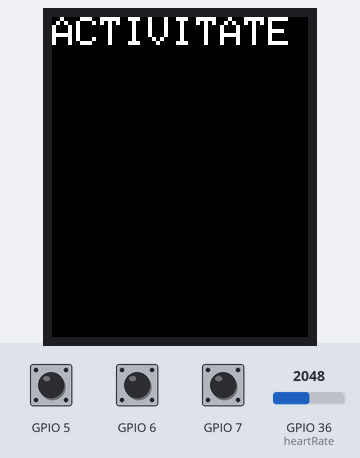
Bench run of a sketch on a simulated ESP32. Shown: 128×160 colour display. The test bench sets the inputs (shaded band); at power-on: GPIO 36 (heartRate) = 2048, GPIO 7 HIGH, GPIO 5 HIGH, GPIO 6 HIGH. The modem accepts every AT command (registered, SIM ready, sends succeed) and sends nothing else; what the sketch prints to the serial monitor is not drawn.

Above: at 12.3 s.
12.4 s: GPIO 36 (heartRate) set to 956
At 14.6 s:
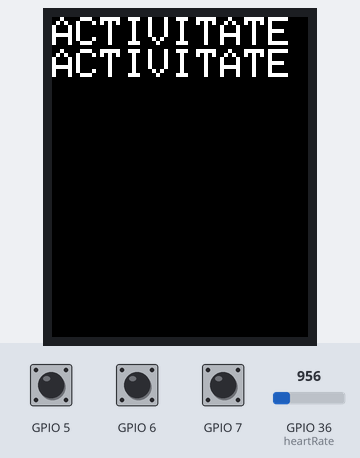
20.6 s: GPIO 36 (heartRate) set to 853
22.1 s: GPIO 7 pulled LOW for 1 s
At 22.86 s:
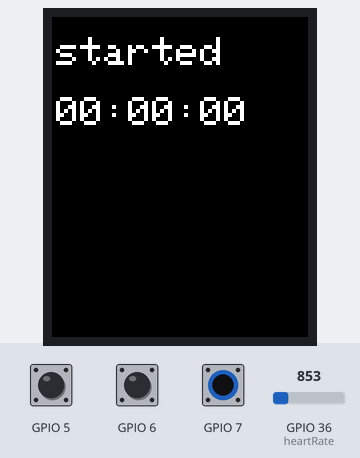
23.7 s: GPIO 36 (heartRate) set to 491
At 24.6 s:
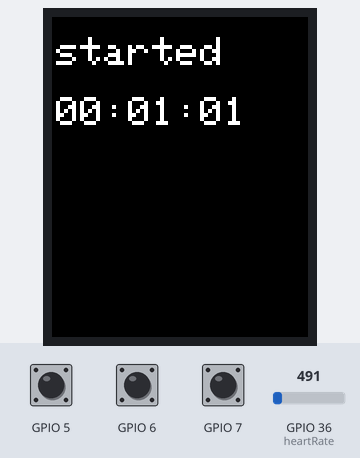
31.9 s: GPIO 36 (heartRate) set to 1228
40.1 s: GPIO 5 pulled LOW for 1 s
At 42.0 s:
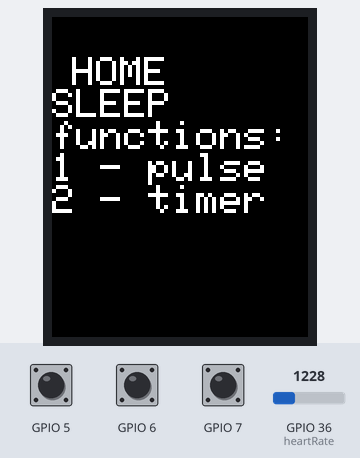
Timing chart, 0 to 43.5 s (numbered marks = the images above; inputs shaded):
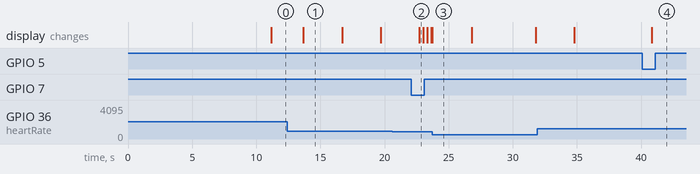

Measured:
- after the input at 20.6 s, every drawn part: stays the same
- after the input at 22.1 s, the display: changes after 0.61 s (image 2)
- after the input at 40.1 s, the display: changes after 0.74 s (image 4)
- what the display in image 1 shows lasts 3.0 s, from 13.7 s to 16.7 s
- what the display in image 3 shows lasts 3.1 s, from 23.7 s to 26.8 s

The sketch:

proiect.ino
```cpp
// ---------------------------------------------------------------------------------------------------

#include <Adafruit_GFX.h>
#include <Adafruit_ST7735.h>
#include <Adafruit_ST7789.h>
#include <SPI.h>
#include <Wire.h>
#include <MechaQMC5883.h>
#include<SoftwareSerial.h>

// ---------------------------------------------------------------------------------------------------

#define DEBUG true

#if defined(ARDUINO_FEATHER_ESP32)
  #define TFT_CS         14
  #define TFT_RST        15
  #define TFT_DC         32

#elif defined(ESP8266)
  #define TFT_CS         4
  #define TFT_RST        16
  #define TFT_DC         5

#else
  #define TFT_CS        10
  #define TFT_RST        9 // Or set to -1 and connect to Arduino RESET pin
  #define TFT_DC         8
#endif

// ---------------------------------------------------------------------------------------------------

Adafruit_ST7735 tft = Adafruit_ST7735(TFT_CS, TFT_DC, TFT_RST);
MechaQMC5883 gyro;
SoftwareSerial mySerial(3,2);

const int heartRate = A0;
int val, bpm;
int pressed = 0;

int apasat = 0;

int sec1 = 0;
int min1 = 0;
unsigned long msec = 0;
unsigned long mili = 0;
unsigned long tim = 0;
int pres = 0; // verifica buton apasat pentru cronometru
int fase = 0; // lucreaza cu 3 faze
int start = 0; // incepe cronometrul

unsigned long timp_start = 0;
unsigned long timp_end = 0;
unsigned long timp = 0;
int mil = 0;
int s = 0;
int minut = 0;
int faza = 0;

int nrB = 3; // nr butoane
int but[3];
boolean varB[3];

int count = 0;
boolean gata = 0;

String APIKEY = "VMQBTPMTVMGQNSVB";
String HOST = "184.106.153.149"; //https://api.thingspeak.com
String PORT = "80";
String field = "field1";
String field2 = "field2";

// ---------------------------------------------------------------------------------------------------

void setup() {
  Serial.begin(9600);

  // setup butoane
  but[0] = 7; but[1] = 6; but[2] = 5;
  varB[0] = false; varB[1] = false; varB[2] = false;

  pinMode(but[0], INPUT_PULLUP); // BUTON CRONOMETRU -> pin 7
  pinMode(but[1], INPUT_PULLUP); // BUTON PULS -> pin 6
  pinMode(but[2], INPUT_PULLUP); // BUTON ACTIVITATE -> pin 5

  pinMode(heartRate, INPUT);

  // setup lcd
  Serial.print(F("Hello! ST77xx TFT Test"));
  tft.initR(INITR_BLACKTAB);
  Serial.println(F("Initialized"));

  // setup giroscop
  Wire.begin();
  gyro.init();

  // setup comunicatie wifi
   mySerial.begin(9600);
   sendMyData("AT\r\n",2000,DEBUG);
   sendMyData("AT+CWMODE=1\r\n",2000,DEBUG);
   sendMyData("AT+CWJAP=\"NmeWIFI\",\"Parola\"\r\n",3000,DEBUG); // datele pentru NumeWIFI si Parola sunt cele personale
   sendMyData("AT+CIFSR\r\n",2000,DEBUG);
   sendMyData("AT+CIPMUX=0\r\n",2000,DEBUG);

}

// ---------------------------------------------------------------------------------------------------

void loop() {

  //tftClear();

  // CRONOMETRU
  if (digitalRead(but[0]) == LOW) {
    if(pres == 0){
      fase = fase + 1; // se trece la faza urmatoare
      pres = 1; // marcheaza ca apasat

      if(fase > 2){ // se reseteaza fazele
        fase = 0;
        pres = 0;
      }
    }
   } else{
    pres = 0;
   }

   if(fase == 0){
        //tft.setCursor(2, 10);
        //tftPrintText("start");
        sec1 = 0;
        min1 = 0;
        tim = 0;
        mili = 0;
        msec = 0;
        start = 0;
    }

    if(fase == 1){
       tftClear();
       tft.setCursor(2, 10);
       tftPrintText("started");
       tft.setCursor(2, 40);

       if(start == 0){
            start = 1; // incepe
            tim = millis();
       }
       msec = millis() - tim;
       min1 = msec / 60000;

       if(msec/1000 > 59){
            sec1 = (msec/1000) - (min1*60);
       }else{
            sec1 = msec / 1000;
       }

       mili = (msec%1000) / 10;

       if(min1 <= 9){
            tftPrintText("0"); // afisare si cifra zecilor care e 0 : 0x minute
            tftPrintVal(min1);
       }else{
          tftPrintVal(min1);
       }

       tftPrintText(":");

       if(sec1 <= 9){
            tftPrintText("0");
            tftPrintVal(sec1);
       }else {
            tftPrintVal(sec1);
        }

       tftPrintText(":");

        if(mili <= 9){
            tftPrintText("0");
            tftPrintVal(mili);
        }else {
            tftPrintVal(mili);
        }
    }

    if(fase == 2){
        tft.println();
        tftPrintText("time:");
        tft.setCursor(2, 80);

        if(min1 <= 9){
            tftPrintText("0");
            tftPrintVal(min1);
        }else {
            tftPrintVal(min1);
        }

        tftPrintText(":");

        if(sec1 <= 9){
            tftPrintText("0");
            tftPrintVal(sec1);
        }else {
            tftPrintVal(sec1);
        }

        tftPrintText(":");

        if(mili <= 9){
            tftPrintText("0");
            tftPrintVal(mili);
        }else {
            tftPrintVal(mili);
        }
        delay(3000);
        tftClear();
    }

// ---------------------------------------------------------------------------------------------------

  // PULS
  if (digitalRead(but[1]) == LOW) {
    pressed = 1;
    count++; // apas pentru pornire -> count = 1; apas pentru oprire -> count = 2
  }
  if(pressed == 1){
    pressed = 1;
    val = analogRead(heartRate)/10;
    tftPrintPulse(val);
    tft.println();
    tftPrintText("count:");
    tftPrintVal(count);
    delay(1000);

  }

  if(count == 2){ // oprire din a se afisa pulsul
    count = 0;
    pressed = 0;
  }

// ---------------------------------------------------------------------------------------------------

  // HOMESCREEN
  if (digitalRead(but[2]) == LOW) {
    homeScreen();
  }

// ---------------------------------------------------------------------------------------------------

  // TRACKER ACTIVITATE BAZATA PE PULS
  //tftClear();

  timp_end = 0;
  val = analogRead(heartRate)/10;

  if(val >= 90 && timp_start == 0 && faza == 0){ // se intra prima data: am puls mare si nu am inceput contorizarea
    tftPrintText("ACTIVITATE");
    timp_start = millis(); // incep contorizare timp
    Serial.println("activitate detectata");
    Serial.print("timp: ");
    Serial.print(timp_start);
    Serial.println();

    sendPuls(val);

    faza = 1;
    minut = 0;
    s = 0;
    mil = 0;
  }

  if(val >= 90 && faza == 1){ // am puls mare si deja am inceput contorizarea, raman aici pana cand se reduce pulsul
    tftPrintText("ACTIVITATE");
    faza = 1;
    sendPuls(val);
    delay(500);
  } else if(val <= 80 && faza == 1){ // eram in faza 1(activitate) si s-a micsorat pulsul -> opresc
    sendPuls(val);
    timp_end = millis() - timp_start;
    timp_start = 0;
    Serial.print("activitate oprita cu timp_end = ");
    Serial.print(timp_end);
    faza = 2; // pot sa trec la afisare si trimitere date, activitatea s-a incheiat
  }

  if(timp_end != 0 && faza == 2){
    Serial.println("calcul timp activitate...");
    minut = timp_end/60000;
    if(timp_end/1000 > 59){
      s = (timp_end/1000) - (minut*60);
    }else{
      s = timp_end / 1000;
    }

    mil = (timp_end%1000) / 10;

    Serial.print("timp final: ");
    Serial.print("minute: ");
    Serial.print(minut);
    Serial.print(" , secunde: ");
    Serial.print(s);

    delay(500);
    tft.println();
    tftPrintVal(minut);
    tftPrintText(":");
    tftPrintVal(s);
    delay(5000);
    tft.println();
    tftPrintText("SLEEP");
    delay(3000);
    //tftClear();
    tft.println();
    tftPrintText("sending...");

    // trimitere date catre ThingSpeak -> trimit timpul in secunde sau minute (trimit valoare intreaga)
    if(s != 0){
      if(minut != 0){
        sendTimp(minut);
      } else {
        sendTimp(s);
      }
    } else{
      sendTimp(mil);
    }

    faza = 0;
  }

}

// ---------------------------------------------------------------------------------------------------

// FUNCTII AUXILIARE

// ---------------------------------------------------------------------------------------------------

// TRIMITE DATE DESPRE PULS CATRE THINGSPEAK
void sendPuls(int pulss){
  Serial.print("Heartbeat: ");
  Serial.println(String(pulss));

  String dataSent = "GET /update?api_key=" + APIKEY + "&" + field + "=" + String(pulss);
  sendMyData("AT+CIPSTART=\"TCP\",\"" + HOST + "\"," + PORT + "\r\n", 1000, DEBUG);
  sendMyData("AT+CIPSEND=" + String(dataSent.length()+4)+"\r\n",1000,DEBUG);
  delay(500);
  mySerial.println(dataSent+"\r\n\r\n");
  Serial.print("Values to be sent: heartbeat = ");
  Serial.print(pulss);
}

// ---------------------------------------------------------------------------------------------------

// TRIMITE DATE DESPRE TIMPUL DE ACTIVITATE CATRE THINGSPEAK
void sendTimp(int timpp){
  Serial.print("Time: ");
  Serial.println(String(timpp));

  String dataSent = "GET /update?api_key=" + APIKEY + "&" + field + "=" + String(val) + "&" + field2 + "=" + String(timpp); // trimit si pulsul curent
  sendMyData("AT+CIPSTART=\"TCP\",\"" + HOST + "\"," + PORT + "\r\n", 1000, DEBUG);
  delay(2000);
  sendMyData("AT+CIPSEND=" + String(dataSent.length()+4)+"\r\n",1000,DEBUG);
  delay(2000);
  mySerial.println(dataSent+"\r\n\r\n");
  Serial.print("Values to be sent: time = ");
  Serial.print(timpp);

}

// ---------------------------------------------------------------------------------------------------

// AFISEAZA UN ECRAN PRINCIPAL
void homeScreen(){
  tftClear();
  if(digitalRead(5) == LOW)
    apasat = 1;

  if(apasat == 1){
    //apasat = 1;
    tft.setCursor(10, 20);
    tftPrintText("HOME");
    tft.println();
    tft.println("SLEEP"); // default
    tft.println("functions:");
    tft.println("1 - pulse");
    tft.println("2 - timer");
    delay(5000);
    tftClear();
  }
  apasat = 0;
}

// ---------------------------------------------------------------------------------------------------

// TRIMITE DATE
String sendMyData(String command, const int timeout, boolean debug){
  String response = "";
  mySerial.print(command);//trimite comanda
  long int time = millis();

  while((time+timeout) > millis()){
    while(mySerial.available()){//daca modulul are date de afisat le punem pe fereastra seriala
       char character  = mySerial.read();//citeste urmatorul caracter
       response += character; //adauga caracterul in continutul raspunsului
    }
  }
  if(debug){
    Serial.print(response);
  }
  return response;
}

// ---------------------------------------------------------------------------------------------------

// AFISEAZA TEXT
void tftPrintText(String text) {
  tft.setTextColor(ST77XX_WHITE);
  tft.setTextSize(2);
  tft.setTextWrap(true);
  tft.print(text);
}

// ---------------------------------------------------------------------------------------------------

// AFISEAZA VALOARE INT
void tftPrintVal(int val) {
  tft.setTextSize(2);
  tft.setTextWrap(true);
  tft.setTextColor(ST77XX_WHITE);
  tft.print(val);
}

// ---------------------------------------------------------------------------------------------------

// AFISEAZA PULS
void tftPrintPulse(int val) {
  tft.setTextWrap(false);
  tft.fillScreen(ST77XX_BLACK);
  tft.setCursor(0, 30);
  tft.setTextColor(ST77XX_WHITE);
  tft.setTextSize(2);
  tft.println(" BPM:");
  tft.print(" ");
  tft.print(val);
}

// ---------------------------------------------------------------------------------------------------

// STERGE DATELE RAMASE PE ECRAN
void tftClear(){
  tft.setTextWrap(true);
  tft.fillScreen(ST77XX_BLACK);
  tft.setCursor(2, 10);
  tft.setTextColor(ST77XX_WHITE);
}

// ---------------------------------------------------------------------------------------------------
```
